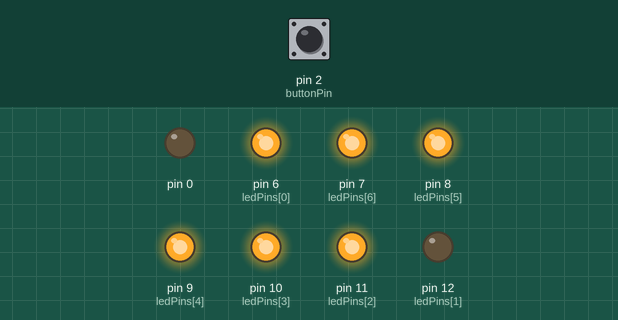
The sketch below on a simulated Arduino Uno, built with avr-gcc and run on an emulated ATmega328P. On the bench: output pins drawn as LEDs (lit = HIGH). The test bench sets the inputs (shaded band); at power-on: pin 2 (buttonPin) HIGH.

Above: at 6.9 s.
7.0 s: pin 2 (buttonPin) pulled LOW for 1.25 s
At 7.6 s:
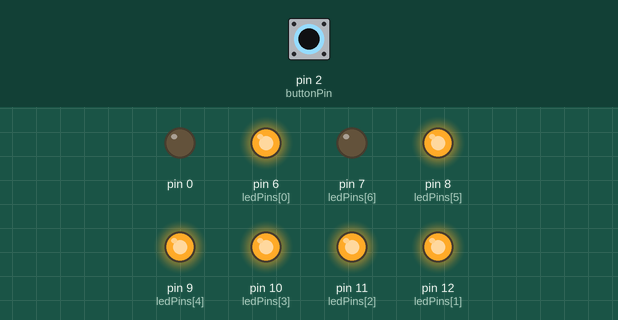
At 12.1 s:
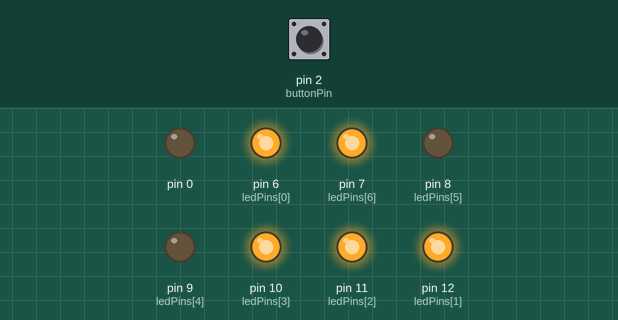
12.3 s: pin 2 (buttonPin) pulled LOW for 3.2 s
At 24.3 s:
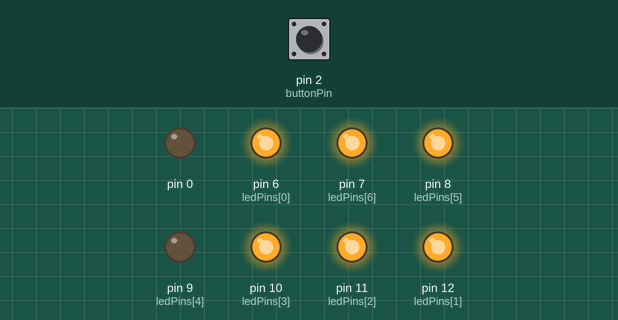
Timing chart, 0 to 33.2 s (numbered marks = the images above; inputs shaded):
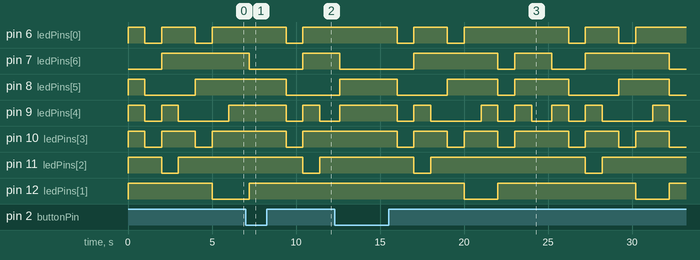

The sketch:

7_segment_one_digit_pushButton_reset_counter.ino
```cpp
const int buttonPin = 2;

const int ledPins[] = {6, 12, 11, 10, 9, 8, 7}; // define pins for 7-segment display (common cathode)

const int delay_time = 1000;

int digit = 0;
int buttonStateNew;

void setup() {
  // put your setup code here, to run once:
  pinMode(buttonPin, INPUT_PULLUP);

  for (int i = 0; i <= sizeof(ledPins) / sizeof(ledPins[0]); i++){
    pinMode(ledPins[i], OUTPUT); // Setting all LED pins as output
  }
}

void loop() {
  // put your main code here, to run repeatedly:

  buttonStateNew = digitalRead(buttonPin);

  if (buttonStateNew == 0 || digit > 9){ // button is pressed or counter for digit has reached 10 ----> reset it back
    digit = 0;
    delay(200);
  }

  // display current digit
  displayDigit(digit);
  digit++;

  delay(delay_time);
}

void displayDigit(int num) {
  // define segment patterns for each digit (common cathode)
  String segments[10] = {
    "1111110", // 0
    "0110000", // 1
    "1101101", // 2
    "1111001", // 3
    "0110011", // 4
    "1011011", // 5
    "1011111", // 6
    "1110000", // 7
    "1111111", // 8
    "1111011"  // 9
  };

  // turn off all segments initially
  for (int i = 0; i < sizeof(ledPins) / sizeof(ledPins[0]); i++) {
    digitalWrite(ledPins[i], LOW);
  }

  // light up corresponding segments for the digit
  for (int i = 0; i < sizeof(segments) / sizeof(segments[0]); i++) {
    if (segments[num][i] == '1' ) { // Check if the corresponding bit in segments[num] is high
      digitalWrite(ledPins[i], HIGH);
    } else {
      digitalWrite(ledPins[i], LOW);
    }
  }

}
```

Measured:
- after the input at 7.0 s, pin 11 (ledPins[2]): HIGH → LOW after 3.4 s instead of 5.2 s
- by itself, pin 12 (ledPins[1]): alternates HIGH for 8.2 s and LOW for 2.0 s
